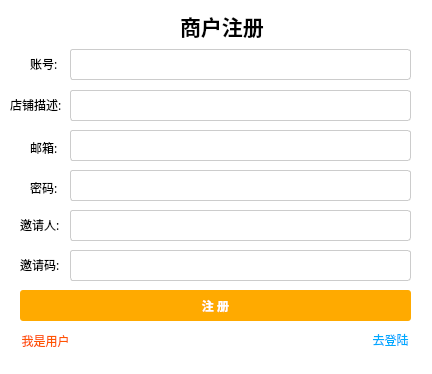
<?xml version="1.0" encoding="UTF-8"?>
<ui version="4.0">
 <class>MainWindow</class>
 <widget class="QMainWindow" name="MainWindow">
  <property name="geometry">
   <rect>
    <x>0</x>
    <y>0</y>
    <width>432</width>
    <height>374</height>
   </rect>
  </property>
  <property name="minimumSize">
   <size>
    <width>432</width>
    <height>374</height>
   </size>
  </property>
  <property name="maximumSize">
   <size>
    <width>432</width>
    <height>374</height>
   </size>
  </property>
  <property name="windowTitle">
   <string>MainWindow</string>
  </property>
  <property name="styleSheet">
   <string notr="true">background-color: white;</string>
  </property>
  <widget class="QWidget" name="centralwidget">
   <widget class="QLabel" name="label">
    <property name="geometry">
     <rect>
      <x>180</x>
      <y>10</y>
      <width>101</width>
      <height>31</height>
     </rect>
    </property>
    <property name="font">
     <font>
      <family>微软雅黑</family>
      <pointsize>16</pointsize>
      <weight>75</weight>
      <bold>true</bold>
     </font>
    </property>
    <property name="text">
     <string>商户注册</string>
    </property>
   </widget>
   <widget class="QLabel" name="label_2">
    <property name="geometry">
     <rect>
      <x>30</x>
      <y>55</y>
      <width>31</width>
      <height>18</height>
     </rect>
    </property>
    <property name="font">
     <font>
      <family>微软雅黑</family>
     </font>
    </property>
    <property name="text">
     <string>账号:</string>
    </property>
   </widget>
   <widget class="QLabel" name="label_3">
    <property name="geometry">
     <rect>
      <x>10</x>
      <y>95</y>
      <width>51</width>
      <height>20</height>
     </rect>
    </property>
    <property name="font">
     <font>
      <family>微软雅黑</family>
     </font>
    </property>
    <property name="text">
     <string>店铺描述:</string>
    </property>
   </widget>
   <widget class="QLineEdit" name="lineEdit">
    <property name="geometry">
     <rect>
      <x>70</x>
      <y>49</y>
      <width>341</width>
      <height>31</height>
     </rect>
    </property>
    <property name="styleSheet">
     <string notr="true">QLineEdit { border-radius: 3px; border: 0.5px solid #CCCCCC;}</string>
    </property>
   </widget>
   <widget class="QLineEdit" name="lineEdit_2">
    <property name="geometry">
     <rect>
      <x>70</x>
      <y>90</y>
      <width>341</width>
      <height>31</height>
     </rect>
    </property>
    <property name="styleSheet">
     <string notr="true">QLineEdit { border-radius: 3px; border: 0.5px solid #CCCCCC;}</string>
    </property>
   </widget>
   <widget class="QPushButton" name="pushButton">
    <property name="geometry">
     <rect>
      <x>20</x>
      <y>290</y>
      <width>391</width>
      <height>31</height>
     </rect>
    </property>
    <property name="font">
     <font>
      <family>微软雅黑</family>
      <weight>75</weight>
      <bold>true</bold>
     </font>
    </property>
    <property name="styleSheet">
     <string notr="true">QPushButton { background-color:rgb(255, 170, 0); color:rgb(255, 255, 255); border-radius: 3px; }</string>
    </property>
    <property name="text">
     <string>注 册</string>
    </property>
   </widget>
   <widget class="QPushButton" name="pushButton_2">
    <property name="geometry">
     <rect>
      <x>20</x>
      <y>330</y>
      <width>51</width>
      <height>21</height>
     </rect>
    </property>
    <property name="styleSheet">
     <string notr="true">QPushButton { background-color:rgb(255, 255, 255); color:rgb(255, 85, 0); border-radius: 2px; }</string>
    </property>
    <property name="text">
     <string>我是用户</string>
    </property>
   </widget>
   <widget class="QPushButton" name="pushButton_3">
    <property name="geometry">
     <rect>
      <x>370</x>
      <y>330</y>
      <width>41</width>
      <height>20</height>
     </rect>
    </property>
    <property name="styleSheet">
     <string notr="true">QPushButton { background-color:rgb(255, 255, 255); color:rgb(0, 170, 255); border-radius: 2px; }</string>
    </property>
    <property name="text">
     <string>去登陆</string>
    </property>
   </widget>
   <widget class="QLineEdit" name="lineEdit_3">
    <property name="geometry">
     <rect>
      <x>70</x>
      <y>130</y>
      <width>341</width>
      <height>31</height>
     </rect>
    </property>
    <property name="styleSheet">
     <string notr="true">QLineEdit { border-radius: 3px; border: 0.5px solid #CCCCCC;}</string>
    </property>
   </widget>
   <widget class="QLabel" name="label_4">
    <property name="geometry">
     <rect>
      <x>30</x>
      <y>140</y>
      <width>31</width>
      <height>16</height>
     </rect>
    </property>
    <property name="font">
     <font>
      <family>微软雅黑</family>
     </font>
    </property>
    <property name="text">
     <string>邮箱:</string>
    </property>
   </widget>
   <widget class="QLabel" name="label_5">
    <property name="geometry">
     <rect>
      <x>30</x>
      <y>180</y>
      <width>31</width>
      <height>16</height>
     </rect>
    </property>
    <property name="font">
     <font>
      <family>微软雅黑</family>
     </font>
    </property>
    <property name="text">
     <string>密码:</string>
    </property>
   </widget>
   <widget class="QLineEdit" name="lineEdit_4">
    <property name="geometry">
     <rect>
      <x>70</x>
      <y>170</y>
      <width>341</width>
      <height>31</height>
     </rect>
    </property>
    <property name="styleSheet">
     <string notr="true">QLineEdit { border-radius: 3px; border: 0.5px solid #CCCCCC;}</string>
    </property>
   </widget>
   <widget class="QLabel" name="label_6">
    <property name="geometry">
     <rect>
      <x>20</x>
      <y>215</y>
      <width>41</width>
      <height>20</height>
     </rect>
    </property>
    <property name="font">
     <font>
      <family>微软雅黑</family>
     </font>
    </property>
    <property name="text">
     <string>邀请人:</string>
    </property>
   </widget>
   <widget class="QLineEdit" name="lineEdit_5">
    <property name="geometry">
     <rect>
      <x>70</x>
      <y>210</y>
      <width>341</width>
      <height>31</height>
     </rect>
    </property>
    <property name="styleSheet">
     <string notr="true">QLineEdit { border-radius: 3px; border: 0.5px solid #CCCCCC;}</string>
    </property>
   </widget>
   <widget class="QLineEdit" name="lineEdit_6">
    <property name="geometry">
     <rect>
      <x>70</x>
      <y>250</y>
      <width>341</width>
      <height>31</height>
     </rect>
    </property>
    <property name="styleSheet">
     <string notr="true">QLineEdit { border-radius: 3px; border: 0.5px solid #CCCCCC;}</string>
    </property>
   </widget>
   <widget class="QLabel" name="label_7">
    <property name="geometry">
     <rect>
      <x>20</x>
      <y>255</y>
      <width>41</width>
      <height>20</height>
     </rect>
    </property>
    <property name="font">
     <font>
      <family>微软雅黑</family>
     </font>
    </property>
    <property name="text">
     <string>邀请码:</string>
    </property>
   </widget>
  </widget>
  <widget class="QStatusBar" name="statusbar"/>
 </widget>
 <resources/>
 <connections/>
</ui>
